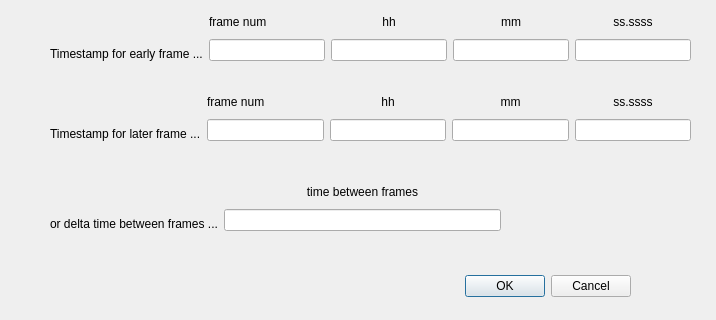
<?xml version="1.0" encoding="UTF-8"?>
<ui version="4.0">
 <class>manualTimestampDialog</class>
 <widget class="QDialog" name="manualTimestampDialog">
  <property name="geometry">
   <rect>
    <x>0</x>
    <y>0</y>
    <width>716</width>
    <height>320</height>
   </rect>
  </property>
  <property name="windowTitle">
   <string>Manual Timestamp Entry</string>
  </property>
  <widget class="QDialogButtonBox" name="buttonBox">
   <property name="geometry">
    <rect>
     <x>290</x>
     <y>270</y>
     <width>341</width>
     <height>32</height>
    </rect>
   </property>
   <property name="orientation">
    <enum>Qt::Horizontal</enum>
   </property>
   <property name="standardButtons">
    <set>QDialogButtonBox::Cancel|QDialogButtonBox::Ok</set>
   </property>
  </widget>
  <widget class="QWidget" name="">
   <property name="geometry">
    <rect>
     <x>50</x>
     <y>10</y>
     <width>641</width>
     <height>51</height>
    </rect>
   </property>
   <layout class="QHBoxLayout" name="horizontalLayout_3">
    <item>
     <widget class="QLabel" name="label_9">
      <property name="text">
       <string>&lt;html&gt;&lt;head/&gt;&lt;body&gt;&lt;p&gt;Timestamp for early frame ...&lt;/p&gt;&lt;/body&gt;&lt;/html&gt;</string>
      </property>
      <property name="alignment">
       <set>Qt::AlignBottom|Qt::AlignLeading|Qt::AlignLeft</set>
      </property>
     </widget>
    </item>
    <item>
     <layout class="QHBoxLayout" name="horizontalLayout">
      <item>
       <layout class="QVBoxLayout" name="verticalLayout">
        <item>
         <widget class="QLabel" name="label">
          <property name="text">
           <string>frame num</string>
          </property>
         </widget>
        </item>
        <item>
         <widget class="QLineEdit" name="frameNum1"/>
        </item>
       </layout>
      </item>
      <item>
       <layout class="QVBoxLayout" name="verticalLayout_2">
        <item>
         <widget class="QLabel" name="label_2">
          <property name="text">
           <string>hh</string>
          </property>
          <property name="alignment">
           <set>Qt::AlignCenter</set>
          </property>
         </widget>
        </item>
        <item>
         <widget class="QLineEdit" name="hh1"/>
        </item>
       </layout>
      </item>
      <item>
       <layout class="QVBoxLayout" name="verticalLayout_3">
        <item>
         <widget class="QLabel" name="label_3">
          <property name="text">
           <string>mm</string>
          </property>
          <property name="alignment">
           <set>Qt::AlignCenter</set>
          </property>
         </widget>
        </item>
        <item>
         <widget class="QLineEdit" name="mm1"/>
        </item>
       </layout>
      </item>
      <item>
       <layout class="QVBoxLayout" name="verticalLayout_4">
        <item>
         <widget class="QLabel" name="label_4">
          <property name="text">
           <string>ss.ssss</string>
          </property>
          <property name="alignment">
           <set>Qt::AlignCenter</set>
          </property>
         </widget>
        </item>
        <item>
         <widget class="QLineEdit" name="ss1"/>
        </item>
       </layout>
      </item>
     </layout>
    </item>
   </layout>
  </widget>
  <widget class="QWidget" name="">
   <property name="geometry">
    <rect>
     <x>50</x>
     <y>90</y>
     <width>641</width>
     <height>51</height>
    </rect>
   </property>
   <layout class="QHBoxLayout" name="horizontalLayout_4">
    <item>
     <widget class="QLabel" name="label_10">
      <property name="text">
       <string>&lt;html&gt;&lt;head/&gt;&lt;body&gt;&lt;p&gt;Timestamp for later frame ...&lt;/p&gt;&lt;/body&gt;&lt;/html&gt;</string>
      </property>
      <property name="alignment">
       <set>Qt::AlignBottom|Qt::AlignLeading|Qt::AlignLeft</set>
      </property>
     </widget>
    </item>
    <item>
     <layout class="QHBoxLayout" name="horizontalLayout_2">
      <item>
       <layout class="QVBoxLayout" name="verticalLayout_5">
        <item>
         <widget class="QLabel" name="label_5">
          <property name="text">
           <string>frame num</string>
          </property>
         </widget>
        </item>
        <item>
         <widget class="QLineEdit" name="frameNum2"/>
        </item>
       </layout>
      </item>
      <item>
       <layout class="QVBoxLayout" name="verticalLayout_6">
        <item>
         <widget class="QLabel" name="label_6">
          <property name="text">
           <string>hh</string>
          </property>
          <property name="alignment">
           <set>Qt::AlignCenter</set>
          </property>
         </widget>
        </item>
        <item>
         <widget class="QLineEdit" name="hh2"/>
        </item>
       </layout>
      </item>
      <item>
       <layout class="QVBoxLayout" name="verticalLayout_7">
        <item>
         <widget class="QLabel" name="label_7">
          <property name="text">
           <string>mm</string>
          </property>
          <property name="alignment">
           <set>Qt::AlignCenter</set>
          </property>
         </widget>
        </item>
        <item>
         <widget class="QLineEdit" name="mm2"/>
        </item>
       </layout>
      </item>
      <item>
       <layout class="QVBoxLayout" name="verticalLayout_8">
        <item>
         <widget class="QLabel" name="label_8">
          <property name="text">
           <string>ss.ssss</string>
          </property>
          <property name="alignment">
           <set>Qt::AlignCenter</set>
          </property>
         </widget>
        </item>
        <item>
         <widget class="QLineEdit" name="ss2"/>
        </item>
       </layout>
      </item>
     </layout>
    </item>
   </layout>
  </widget>
  <widget class="QWidget" name="">
   <property name="geometry">
    <rect>
     <x>50</x>
     <y>180</y>
     <width>451</width>
     <height>51</height>
    </rect>
   </property>
   <layout class="QHBoxLayout" name="horizontalLayout_5">
    <item>
     <widget class="QLabel" name="label_11">
      <property name="text">
       <string>&lt;html&gt;&lt;head/&gt;&lt;body&gt;&lt;p&gt;or delta time between frames ...&lt;/p&gt;&lt;/body&gt;&lt;/html&gt;</string>
      </property>
      <property name="alignment">
       <set>Qt::AlignBottom|Qt::AlignLeading|Qt::AlignLeft</set>
      </property>
     </widget>
    </item>
    <item>
     <layout class="QVBoxLayout" name="verticalLayout_9">
      <item>
       <widget class="QLabel" name="label_12">
        <property name="text">
         <string>time between frames</string>
        </property>
        <property name="alignment">
         <set>Qt::AlignCenter</set>
        </property>
       </widget>
      </item>
      <item>
       <widget class="QLineEdit" name="frameDeltaTime">
        <property name="cursorMoveStyle">
         <enum>Qt::VisualMoveStyle</enum>
        </property>
       </widget>
      </item>
     </layout>
    </item>
   </layout>
  </widget>
 </widget>
 <tabstops>
  <tabstop>frameNum1</tabstop>
  <tabstop>hh1</tabstop>
  <tabstop>mm1</tabstop>
  <tabstop>ss1</tabstop>
  <tabstop>frameNum2</tabstop>
  <tabstop>hh2</tabstop>
  <tabstop>mm2</tabstop>
  <tabstop>ss2</tabstop>
  <tabstop>frameDeltaTime</tabstop>
 </tabstops>
 <resources/>
 <connections>
  <connection>
   <sender>buttonBox</sender>
   <signal>accepted()</signal>
   <receiver>manualTimestampDialog</receiver>
   <slot>accept()</slot>
   <hints>
    <hint type="sourcelabel">
     <x>248</x>
     <y>254</y>
    </hint>
    <hint type="destinationlabel">
     <x>157</x>
     <y>274</y>
    </hint>
   </hints>
  </connection>
  <connection>
   <sender>buttonBox</sender>
   <signal>rejected()</signal>
   <receiver>manualTimestampDialog</receiver>
   <slot>reject()</slot>
   <hints>
    <hint type="sourcelabel">
     <x>316</x>
     <y>260</y>
    </hint>
    <hint type="destinationlabel">
     <x>286</x>
     <y>274</y>
    </hint>
   </hints>
  </connection>
 </connections>
</ui>
